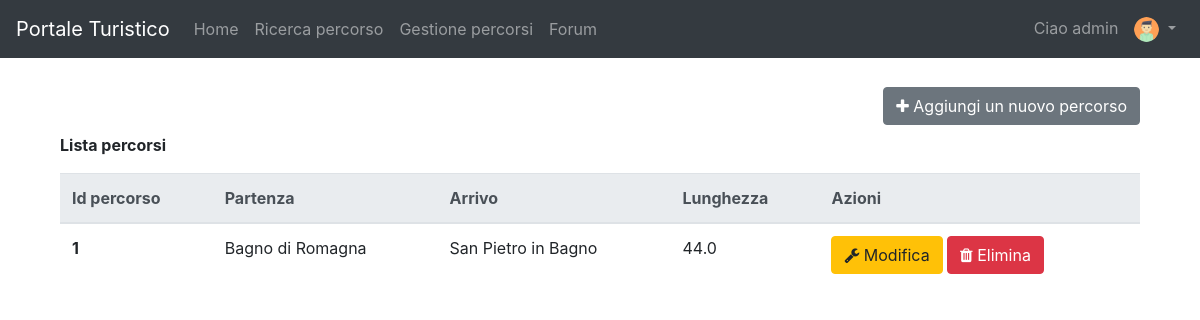
Page /path/show/ (signed in) on the earlier database version.
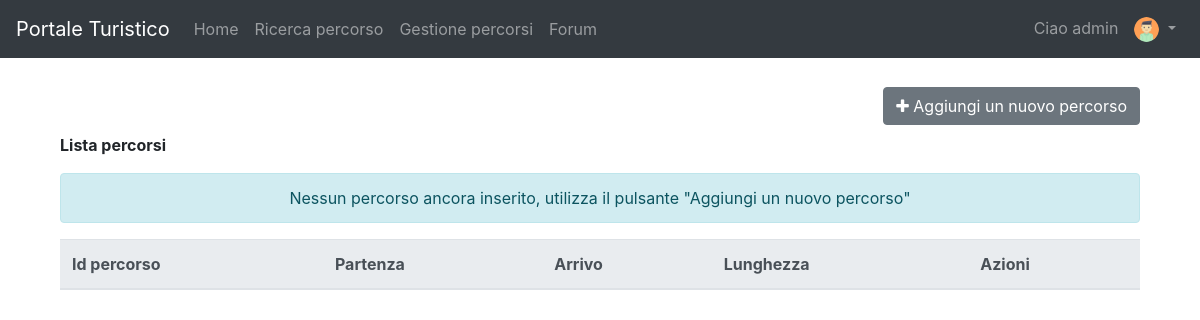
Same page on the later database version.
### pathManagement/models.py (models this page shows, shortened)
class Path(models.Model):
    activityChoices = (
        ('relax', 'Relax'),
        ('didattica', 'Didattica'),
        ('esplorazione', 'Esplorazione'),
        ('escursionismo', 'Escursionismo'),
    )
    locationChoices = (
        ('bagnodiromagna', 'Bagno di Romagna'),
        ('sanpietroinbagno', 'San Pietro in Bagno'),
        ('acquapartita', 'Acquapartita'),
        ('laghi', 'Laghi'),
        ('alfero', 'Alfero'),
    )
    difficultyChoices = (
        ('facile', 'Facile'),
        ('medio', 'Medio'),
        ('difficile', 'Difficile'),
    )
    contextChoices = (
        ('collinare', 'Collinare'),
        ('urbano', 'Urbano'),
        ('fluviale', 'Fluviale'),
        ('boschivo', 'Boschivo'),
        ('laghi', 'Laghi'),
    )
    transportChoices = (
        ('automobile', 'Automobile'),
        ('bicidacittà', 'Bici da città'),
        ('piedi', 'Piedi'),
        ('mountainbike', 'Mountain bike'),
    )
    audienceChoices = (
        ('famiglia', 'Famiglia'),
        ('gruppi', 'Gruppi'),
        ('coppie', 'Coppie'),
        ('mobilitàridotta', 'Mobilità ridotta'),
        ('escursionisti', 'Escursionisti'),
        ('sportivi', 'Sportivi'),
    )
    id = models.PositiveIntegerField(primary_key=True)
    activity = models.CharField(max_length=30, choices=activityChoices)
    start = models.CharField(max_length=30, choices=locationChoices)
    end = models.CharField(max_length=30, choices=locationChoices)
    gradient = models.IntegerField()
    walkTime = models.PositiveIntegerField()
    bikeTime = models.PositiveIntegerField(blank=True, default=0)
    carriageablePath = models.FloatField(blank=True, default=0, validators=[MinValueValidator(0)])
    nonCarriageablePath = models.FloatField(blank=True, default=0, validators=[MinValueValidator(0)])
    totalKilometers = models.FloatField(editable=False, blank=True, default='0')
    difficulty = MultiSelectField(choices=difficultyChoices)
    difficultyImage = models.ImageField(blank=False, upload_to=user_directory_path)
    context = MultiSelectField(choices=contextChoices)
    contextImage = models.ImageField(blank=False, upload_to=user_directory_path)
    transport = MultiSelectField(choices=transportChoices)
    transportImage = models.ImageField(blank=False, upload_to=user_directory_path)
    audience = MultiSelectField(choices=audienceChoices)
    audienceImage = models.ImageField(blank=False, upload_to=user_directory_path)
    path = models.ImageField(blank=False, upload_to=user_directory_path)
    cover = models.ImageField(blank=False, upload_to=user_directory_path)

### pathManagement/views.py (the view)
# urls.py: path('show/', ShowPath.as_view(), name='showPath'),
class ShowPath(ListView):
    model = Path
    template_name = 'showPath.html'

### pathManagement/templates/showPath.html (shortened to what this page needs)
{% extends 'base.html' %}
{% block slideshow %}
    <div class="container py-4">
        <div class="col-md-12">
            <div class="text-right py-2">
                <a class="btn btn-secondary" role="button" href="{% url 'insertPath' %}">
                    <i class="fa fa-plus" aria-hidden="true"></i>
                    Aggiungi un nuovo percorso
                </a>
            </div>
            <p><b>Lista percorsi</b></p>
            <table class="table">
                <thead class="thead-light">
                <tr>
                    <th scope="col">Id percorso</th>
                    <th scope="col">Partenza</th>
                    <th scope="col">Arrivo</th>
                    <th scope="col">Lunghezza</th>
                    <th scope="col">Azioni</th>
                </tr>
                </thead>
                <tbody>
                {% for object in object_list %}
                    <tr>
                        <th scope="row">{{ object.id }}</th>
                        <td>{{ object.get_start_display }}</td>
                        <td>{{ object.get_end_display }}</td>
                        <td>{{ object.totalKilometers }}</td>
                        <td>
                            <a class="btn btn-warning" role="button" href=""><i class="fa fa-wrench"
                                                                                aria-hidden="true"></i>
                                Modifica
                            </a>
                            <a class="btn btn-danger" role="button" href="{% url 'removePath' object.id %}">
                                <i class="fa fa-trash" aria-hidden="true"></i> Elimina
                            </a>
                        </td>
                    </tr>
                {% empty %}
                    <div class="alert alert-info" role="alert" style="text-align: center">
                        Nessun percorso ancora inserito, utilizza il pulsante
                        "Aggiungi un nuovo percorso"
                    </div>
                {% endfor %}
                </tbody>
            </table>
        </div>
    </div>
{% endblock %}

Differences in the rows shown:
removed Path: id "1", start "Bagno di Romagna", end "San Pietro in Bagno", totalKilometers "44.0"
Other differences:
text now shown: "Nessun percorso ancora inserito, utilizza il pulsante \"Aggiungi un nuovo percorso\""
